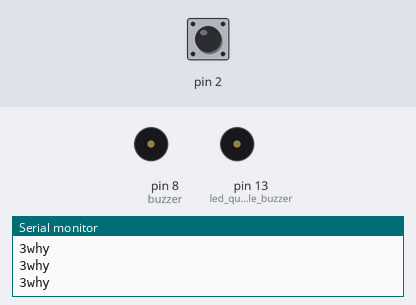
A sketch run on a simulated Arduino Uno, built with avr-gcc and run on an emulated ATmega328P. Parts: buzzer (waves = sounding, pin HIGH), the last lines printed to the serial monitor. The inputs (shaded band) are chosen by the test bench; at power-on: pin 2 HIGH.

Above: at 1.2 s.
1.3 s: pin 2 pulled LOW for 0.15 s
At 2.6 s:
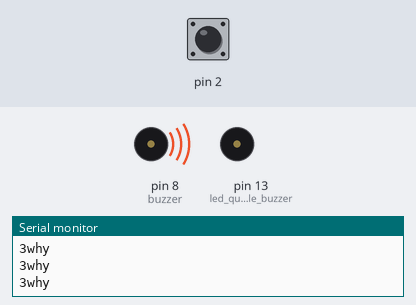
2.9 s: pin 2 pulled LOW for 3.2 s
At 4.0 s:
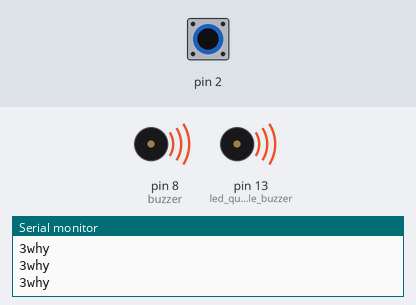
Timing chart, 0 to 7.6 s (numbered marks = the images above; inputs shaded):
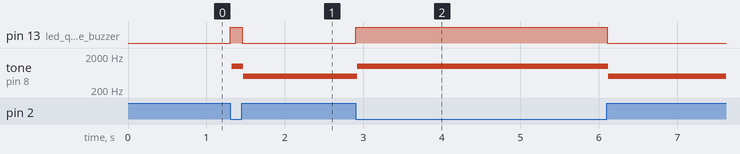

Measured:
- after the input at 1.3 s, pin 13 (led_qui_simule_lle_buzzer): LOW → HIGH at once, → LOW 0.15 s later; tone on pin 8 (buzzer): silent → 1000 Hz at once, → 500 Hz 0.15 s later
- after the input at 2.9 s, pin 13 (led_qui_simule_lle_buzzer): LOW → HIGH at once, → LOW 3.2 s later; tone on pin 8 (buzzer): 500 Hz → 1000 Hz at once, → 500 Hz 3.2 s later

The sketch:

touch.ino
```cpp
#include <CapacitiveSensor.h>

/*
 * CapitiveSense Library Demo Sketch
 * Paul Badger 2008
 * Uses a high value resistor e.g. 10 megohm between send pin and receive pin
 * Resistor effects sensitivity, experiment with values, 50 kilohm - 50 megohm. Larger resistor values yield larger sensor values.
 * Receive pin is the sensor pin - try different amounts of foil/metal on this pin
 * Best results are obtained if sensor foil and wire is covered with an insulator such as paper or plastic sheet
 */

boolean temoin = false;
boolean led = false;
int compteuron = 0;//compteur pour éviter les fluctuations
int compteuroff = 0;
const int buzzer = 8;


CapacitiveSensor   cs_4_2 = CapacitiveSensor(4,2);        // 10 megohm resistor between pins 4 & 2, pin 2 is sensor pin, add wire, foil
CapacitiveSensor   cs_4_5 = CapacitiveSensor(4,5);        // 10 megohm resistor between pins 4 & 6, pin 6 is sensor pin, add wire, foil
CapacitiveSensor   cs_4_8 = CapacitiveSensor(4,8);        // 10 megohm resistor between pins 4 & 8, pin 8 is sensor pin, add wire, foil

void setup()
{
  pinMode(LED_BUILTIN, OUTPUT);//led qui simule lle buzzer
   cs_4_2.set_CS_AutocaL_Millis(0xFFFFFFFF);     // turn off autocalibrate on channel 1 - just as an example
   Serial.begin(9600);

   pinMode(13, OUTPUT);//buzzer
   pinMode(buzzer, OUTPUT);


}

void loop()
{
    long start = millis();
    long total1 =  cs_4_2.capacitiveSensor(30);
    //long total2 =  cs_4_5.capacitiveSensor(30);
    //long total3 =  cs_4_8.capacitiveSensor(30);

    if(total1 > 50){//si on est à l'état haut
      digitalWrite(LED_BUILTIN, HIGH);
      compteuron++;
      compteuroff = 0;
    }
    else{//si on est à l'état bas
      digitalWrite(LED_BUILTIN, LOW);
      compteuroff++;
      compteuron = 0;
    }

    Serial.print(millis() - start);        // check on performance in milliseconds
    Serial.print("why \n");                    // tab character for debug window spacing
    if(compteuron >= 3 && temoin != true){
      //digitalWrite(LED_BUILTIN, HIGH);
      tone(buzzer, 1000);
      //delay(10);
      temoin = true;
    }
    if(compteuroff >= 3){
      //digitalWrite(LED_BUILTIN, LOW);
      if(temoin == true){
        temoin = false;
        tone(buzzer,500);
        delay(1000);
      }

    }
    //Serial.print(total1);                  // print sensor output 1
    //Serial.print("\t");
    //Serial.print(total2);                  // print sensor output 2
    //Serial.print("\t");
    //Serial.println();//total3);                // print sensor output 3

    //delay(10);                             // arbitrary delay to limit data to serial port
}
```
